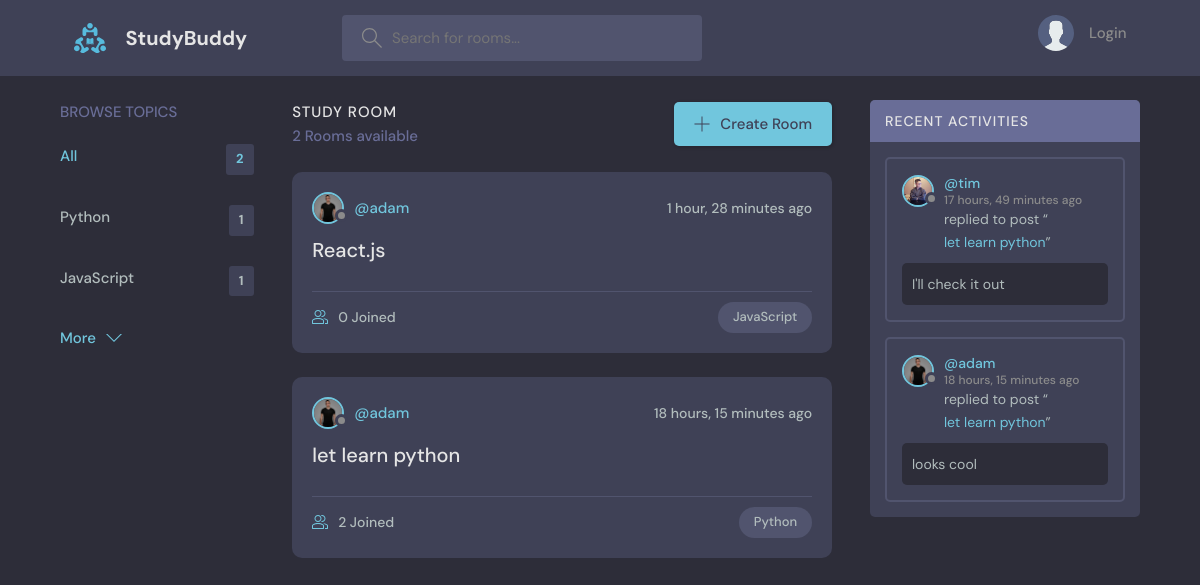
Before: / with the older database file.
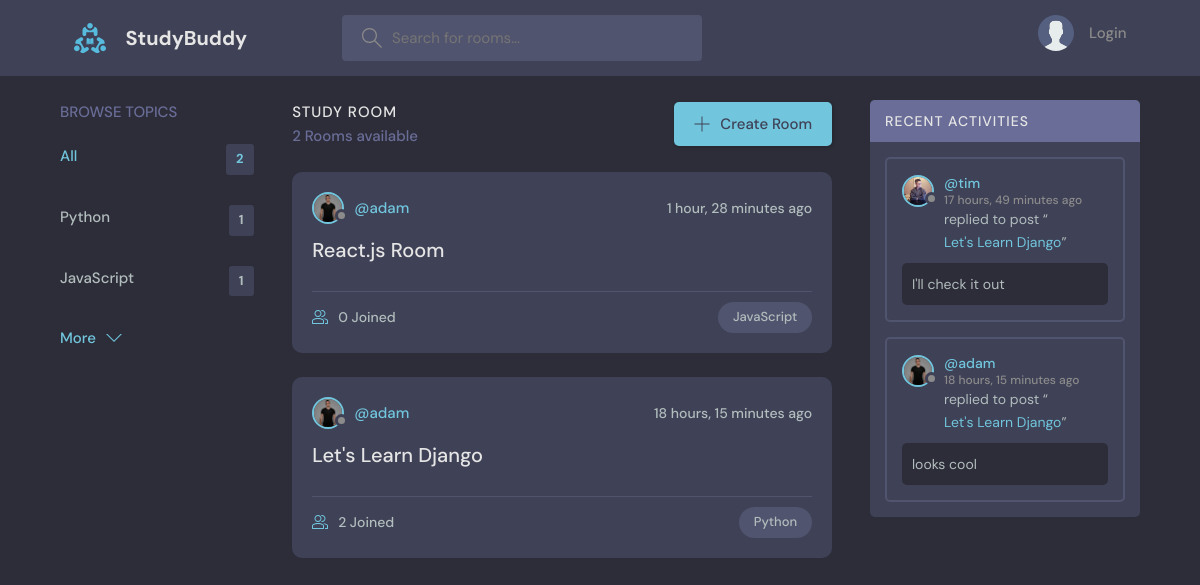
After: the same page with the newer database file.
### base/models.py (models this page shows, shortened)
class Room(models.Model):
    host = models.ForeignKey(User, on_delete=models.SET_NULL, null=True)
    topic = models.ForeignKey(Topic, on_delete=models.SET_NULL, null=True)
    name = models.CharField(max_length=200)
    description = models.TextField(null=True, blank=True)
    participants = models.ManyToManyField(
        User, related_name='participants', blank=True)
    updated = models.DateTimeField(auto_now=True)
    created = models.DateTimeField(auto_now_add=True)
    class Meta:
        ordering = ['-updated', '-created']
    def __str__(self):
        return self.name

class Message(models.Model):
    user = models.ForeignKey(User, on_delete=models.CASCADE)
    room = models.ForeignKey(Room, on_delete=models.CASCADE)
    body = models.TextField()
    updated = models.DateTimeField(auto_now=True)
    created = models.DateTimeField(auto_now_add=True)
    class Meta:
        ordering = ['-updated', '-created']

class User(AbstractUser):
    name = models.CharField(max_length=200, null=True)
    email = models.EmailField(unique=True, null=True)
    bio = models.TextField(null=True)
    avatar = models.ImageField(null=True, default="avatar.svg")
    USERNAME_FIELD = 'email'
    REQUIRED_FIELDS = []

class Topic(models.Model):
    name = models.CharField(max_length=200)

### base/views.py (the view)
# urls.py: path('', views.home, name='home'),
def home(request):
    q = request.GET.get('q') if request.GET.get('q') != None else ''
    rooms = Room.objects.filter(
        Q(topic__name__icontains=q) |
        Q(name__icontains=q) |
        Q(description__icontains=q)
    )
    topics = Topic.objects.all()[:5]
    room_count = rooms.count()
    room_messages = Message.objects.filter(
        Q(room__topic__name__icontains=q)
    )
    context = {'rooms': rooms, 'topics': topics,
               'room_count': room_count, 'room_messages': room_messages}
    return render(request, 'base/home.html', context)

### base/templates/base/home.html (shortened to what this page needs)
{% extends 'main.html' %}
{% block content %}
<main class="layout layout--3">
  <div class="container">
    {% include 'base/topics_component.html' %}
    <div class="roomList">
      <div class="roomList__header">
        <div>
          <h2>Study Room</h2>
          <p>{{room_count}} Rooms available</p>
        </div>
        <a class="btn btn--main" href="{% url 'create-room' %}">
          <svg version="1.1" xmlns="http://www.w3.org/2000/svg" width="32" height="32" viewBox="0 0 32 32">
            <title>add</title>
            <path
              d="M16.943 0.943h-1.885v14.115h-14.115v1.885h14.115v14.115h1.885v-14.115h14.115v-1.885h-14.115v-14.115z">
            </path>
          </svg>
          Create Room
        </a>
      </div>
      {% include 'base/feed_component.html' %}
    </div>
    {% include 'base/activity_component.html' %}
  </div>
</main>
{% endblock content %}

### base/templates/base/feed_component.html (shortened to what this page needs)
{% for room in rooms %}
<div class="roomListRoom">
    <div class="roomListRoom__header">
        <a href="{% url 'user-profile' room.host.id %}" class="roomListRoom__author">
            <div class="avatar avatar--small">
                <img src="{{room.host.avatar.url}}" />
            </div>
            <span>@{{room.host.username}}</span>
        </a>
        <div class="roomListRoom__actions">
            <span>{{room.created|timesince}} ago</span>
        </div>
    </div>
    <div class="roomListRoom__content">
        <a href="{% url 'room' room.id %}">{{room.name}}</a>
    </div>
    <div class="roomListRoom__meta">
        <a href="{% url 'room' room.id %}" class="roomListRoom__joined">
            {{room.participants.all.count}} Joined
        </a>
        <p class="roomListRoom__topic">{{room.topic.name}}</p>
    </div>
</div>
{% endfor %}

### base/templates/base/activity_component.html (shortened to what this page needs)
<div class="activities">
    <div class="activities__header">
        <h2>Recent Activities</h2>
    </div>
    {% for message in room_messages %}
    <div class="activities__box">
        <div class="activities__boxHeader roomListRoom__header">
            <a href="{% url 'user-profile' message.user.id %}" class="roomListRoom__author">
                <div class="avatar avatar--small">
                    <img src="{{message.user.avatar.url}}" />
                </div>
                <p>
                    @{{message.user.username}}
                    <span>{{message.created|timesince}} ago</span>
                </p>
            </a>
        </div>
        <div class="activities__boxContent">
            <p>replied to post “<a href="{% url 'room' message.room.id %}">{{message.room}}</a>”</p>
            <div class="activities__boxRoomContent">{{message.body}} </div>
        </div>
    </div>
    {% endfor %}
</div>

Changed rows visible on the page:
changed Room "JavaScript": name "React.js" → "React.js Room"
changed Room "Python": name "let learn python" → "Let's Learn Django"
changed through a linked row, Message "I'll check it out": room "let learn python" → "Let's Learn Django"
changed through a linked row, Message "looks cool": room "let learn python" → "Let's Learn Django"
